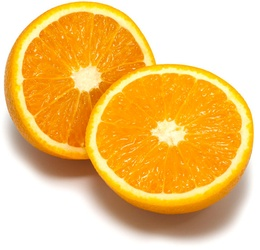
%> input picture Laboration 3/bildat_lab3/orange.jpg, 260 x 250 px, shrunk from 572 x 551 before the run
$ octave mean_shift_example.m   (GNU Octave 9; MATLAB toolbox functions it lacks are replaced by stand-ins)
%> lines starting %> are read from the running program, lines starting %| are printed output that depends on the picture
### Laboration 3/kmeans_segm.m
function [segmentation, centers, counter] = kmeans_segm(img, K, L, seed, UNTIL_CONV, threshold)
%IDEA: Let X be a set of pixels and V be a set of K cluster centers in 3D (R,G,B).
    %1. Randomly initialize the K cluster centers
    %2. Compute all distances between pixels and cluster centers
    %3. Iterate L times
    %4. Assign each pixel to the cluster center for which the distance is min
    %5. Recompute each cluster center by taking the mean of all pixels assigned to it
    %6. Recompute all distances between pixels and cluster centers
%----------------------------------------------------------------

diff = 10;
counter = 0;

%Let X be a set of pixels and V be a set of K cluster centers in 3D (R,G,B)
img = double(imresize(img,1)); dim = ndims(img);

if dim == 3
    [img_x, img_y, rgb] = size(img);
    X = reshape(img, img_x*img_y, 3);
else
    [img_x, rgb] = size(img);
    img_y = 1;
    X = img;
end

%1. Randomly initialize the K clusters centers
RGB_min = int16(min(X));
RBX_max = int16(max(X));

%Randomize for each color component
V_1 = randi([RGB_min(1), RBX_max(1)], K, 1);
V_2 = randi([RGB_min(2), RBX_max(2)], K, 1);
V_3 = randi([RGB_min(3), RBX_max(3)], K, 1);

%We combine the components into the RGB
V = [V_1, V_2, V_3];

%2. Compute all distances between pixels and cluster centers
distance = pdist2(X, V);

%3. Iterate L times if ERHAN is TRUE, otherwise until convergence
if UNTIL_CONV == true
    while (diff > threshold)
        %4. Assign each pixel to the cluster center for which the distance is min
        Vtemp = double(zeros(K, 3));
        count = double(zeros(K, 1));
        for pix=1:img_x*img_y
            kminimum(pix) = 1;
            leastdistance = distance(pix, 1);
            for k=2:K
                if (distance(pix, k) < leastdistance)
                    leastdistance = distance(pix, k);
                    kminimum(pix) = k;
                end
            end

            Vtemp(kminimum(pix), 1) = Vtemp(kminimum(pix), 1) + X(pix, 1);
            Vtemp(kminimum(pix), 2) = Vtemp(kminimum(pix), 2) + X(pix, 2);
            Vtemp(kminimum(pix), 3) = Vtemp(kminimum(pix), 3) + X(pix, 3);
            count(kminimum(pix)) = count(kminimum(pix)) + 1;
        end
        %5. Recompute each cluster center by taking the mean of all pixels assigned to it
        Vold = V;
        for k=1:K
            if (count(k) > 0)
                V(k, 1) = Vtemp(k, 1) ./ count(k);
                V(k, 2) = Vtemp(k, 2) ./ count(k);
                V(k, 3) = Vtemp(k, 3) ./ count(k);
            end
        end
        %6. Recompute all distances between pixels and cluster centers
        diff = abs(max(Vold-V));
        distance = pdist2(X,V);
        counter = counter + 1;
    end
else
    for i = 1:L
        %4. Assign each pixel to the cluster center for which the distance is min
        Vtemp = double(zeros(K, 3));
        count = double(zeros(K, 1));
        for pix=1:img_x*img_y
            kminimum(pix) = 1;
            leastdistance = distance(pix, 1);
            for k=2:K
                if (distance(pix, k) < leastdistance)
                    leastdistance = distance(pix, k);
                    kminimum(pix) = k;
                end
            end

            Vtemp(kminimum(pix), 1) = Vtemp(kminimum(pix), 1) + X(pix, 1);
            Vtemp(kminimum(pix), 2) = Vtemp(kminimum(pix), 2) + X(pix, 2);
            Vtemp(kminimum(pix), 3) = Vtemp(kminimum(pix), 3) + X(pix, 3);
            count(kminimum(pix)) = count(kminimum(pix)) + 1;
        end

        %5. Recompute each cluster center by taking the mean of all pixels assigned to it
        for k=1:K
            if (count(k) > 0)
                V(k, 1) = Vtemp(k, 1) ./ count(k);
                V(k, 2) = Vtemp(k, 2) ./ count(k);
                V(k, 3) = Vtemp(k, 3) ./ count(k);
            end
        end
        %6. Recompute all distances between pixels and cluster centers
        distance = pdist2(X,V);
    end
end

size(kminimum)
Xnew = zeros(img_x*img_y, 1);
for pix=1:img_x*img_y
    Xnew(pix) = kminimum(pix);
end
segmentation = uint8(reshape(Xnew, img_x, img_y, 1));
centers = V;
end

### Laboration 3/mean_shift_segm.m
function segm = mean_shift_segm(I, spatial_bandwidth, colour_bandwidth, num_iterations)

tic
fprintf('Find colour channels with K-means...\n');
K = 16;
[ segm, centers ] = kmeans_segm(I, K, 10, 4321, 0.01);
toc

centers(isnan(centers)) = 0.0;
%imshow(overlay_bounds(I, segm))
%pause

[ height, width, depth ] = size(I);
idx = reshape(segm, [height, width]);
maps = zeros(height, width, K, 'single');
mapx = zeros(height, width, K, 'single');
mapy = zeros(height, width, K, 'single');
[X, Y] = meshgrid(1:width, 1: height);
for k = 1:K
    maps(:,:,k) = (idx == k);
    mapx(:,:,k) = maps(:,:,k).*X;
    mapy(:,:,k) = maps(:,:,k).*Y;
end
s = 2*ceil(1.5*spatial_bandwidth) + 1;
h = fspecial('gaussian', [s s], spatial_bandwidth);
mapsw = reshape(imfilter(maps, h), [width*height,K]) + 1e-6;
mapsx = reshape(imfilter(mapx, h), [width*height,K]);
mapsy = reshape(imfilter(mapy, h), [width*height,K]);
toc

fprintf('Search for high density points...\n');
constC = -0.5/(colour_bandwidth^2);
x = reshape(X, [width*height, 1]);
y = reshape(Y, [width*height, 1]);
Ic = single(reshape(I, [width*height, 3]));
wei = exp(constC*pdist2(Ic, centers));
for l = 1:num_iterations
    p = (round(x)-1)*height + round(y);
    ww = mapsw(p,:) .* wei;
    w = sum(ww, 2);
    u = bsxfun(@rdivide, ww*centers, w);
    x = bsxfun(@rdivide, sum(mapsx(p,:).*wei, 2), w);
    y = bsxfun(@rdivide, sum(mapsy(p,:).*wei, 2), w);
    wei = bsxfun(@rdivide, ww, w);
    x = max(min(x, width), 1);
    y = max(min(y, height), 1);
    toc
end

fprintf('Assign high density points to pixels...\n');
XY = [ x, y ];
thr = 10.0;
val = 0;
mask = zeros(height*width, 1, 'int16');
for y=1:height
    for x=1:width
        p = round(x-1)*height + round(y);
        if mask(p)==0
    	    stack = [ p ];
            val = val + 1;
            mask(p) = val;
            while length(stack)>0
	        p0 = stack(end);
                xy = XY(p0,:);
                x0 = floor((p0-1)/height) + 1;
                y0 = mod(p0-1, height) + 1;
	        stack = stack(1:end-1);
                if x0<width & mask(p0+height)==0 & sum((xy-XY(p0+height,:)).^2)<thr
                    stack = [ stack, p0+height ];
                    mask(p0+height) = val;
                end
                if x0>1 & mask(p0-height)==0 & sum((xy-XY(p0-height,:)).^2)<thr
                    stack = [ stack, p0-height ];
                    mask(p0-height) = val;
                end
                if y0<height & mask(p0+1)==0 & sum((xy-XY(p0+1,:)).^2)<thr
                    stack = [ stack, p0+1 ];
                    mask(p0+1) = val;
                end
                if y0>1 & mask(p0-1)==0 & sum((xy-XY(p0-1,:)).^2)<thr
                    stack = [ stack, p0-1 ];
                    mask(p0-1) = val;
                end
            end
        end
    end
end
segm = reshape(mask, [height,width]);
toc

### Laboration 3/mean_shift_example.m
%LAB 3 - Jonathan Rintala
%// 3. MEAN-SHIFT SEGMENTATION

close all
clear

%--------------------Parameters-------------------------
scale_factor = 0.5;         % image downscale factor
spatial_bandwidth = 30.0;   % spatial bandwidth
colour_bandwidth = 5.0;     % colour bandwidth
num_iterations = 40;        % number of mean-shift iterations
image_sigma = 1.0;          % image preblurring scale
%-------------------------------------------------------

img_name = 'orange';
img_path = strcat(img_name,'.jpg');
I = imread(img_path);
%> I is the input picture: size 250x260x3 uint8; mean R, G, B 241.3, 197, 119.3
I = imresize(I, scale_factor);
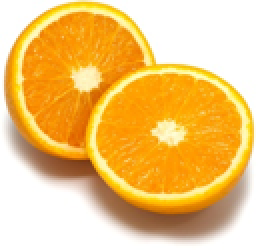
%> I: size 125x130x3 uint8 (shown 2 times larger); mean R, G, B 241.3, 197, 119.3
Iback = I;
d = 2*ceil(image_sigma*2) + 1;
h = fspecial('gaussian', [d d], image_sigma);
I = imfilter(I, h);
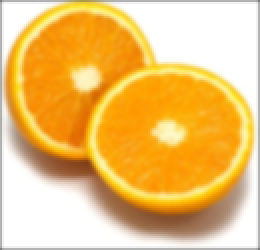
%> I: size 125x130x3 uint8 (shown 2 times larger); mean R, G, B 238.5, 194.2, 116.5

segm = mean_shift_segm(I, spatial_bandwidth, colour_bandwidth, num_iterations);
%> in kmeans_segm, `RGB_min = int16(min(X));`: RGB_min = [125 64 0]
%> in kmeans_segm, `RBX_max = int16(max(X));`: RBX_max = [255 255 255]
%> in kmeans_segm, `V = [V_1, V_2, V_3];`: V = 16 rows, first 12: [235 252 140; 224 219 3; 180 237 184; 158 123 102; 191 204 211; 178 236 171; 227 195 0; 164 154 126; 187 83 222; 201 147 62; 243 181 83; 191 239 222]
%> after the loop in kmeans_segm, `for i = 1:L`: V = 16 rows, first 12: [250.5 233.7 165.7; 248.2 179.4 32.13; 180 237 184; 149.1 93.12 52.02; 195.2 187.1 181.4; 178 236 171; 248.9 157.5 9.33; 168.2 127 95.49; 187 83 222; 220.3 126.6 11.93; 251.1 222.5 110.8; 252.5 251.6 250.3]; Vtemp = 16 rows, first 12: [148075 138098 97900; 259418 187462 33581; 0 0 0; 97951 61182 34178; 169057 162001 157108; 0 0 0; 1202355 760999 45062; 85129 64252 48317; 0 0 0; 129734 74552 7026; 242583 214889 107058; 1272642 1268231 1261718]; count = [591; 1045; 0; 657; 866; 0; 4831; 506; 0; 589; 966; 5041; 0; 328; 830; 0]
%> in kmeans_segm, `size(kminimum)`: ans = [1 16250]
%> in kmeans_segm, `segmentation = uint8(reshape(Xnew, img_x, img_y, 1));`:
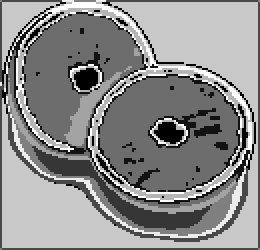
%> segmentation: size 125x130 uint8 (shown 2 times larger); min 1, max 15, mean 8.71; drawn with min black and max white
%> in kmeans_segm, `centers = V;`: centers has the same summary as V
%> in mean_shift_segm, `[ segm, centers ] = kmeans_segm(I, K, 10, 4321, 0.01);`: centers has the same summary as V in kmeans_segm
%> the run ends on the next line
